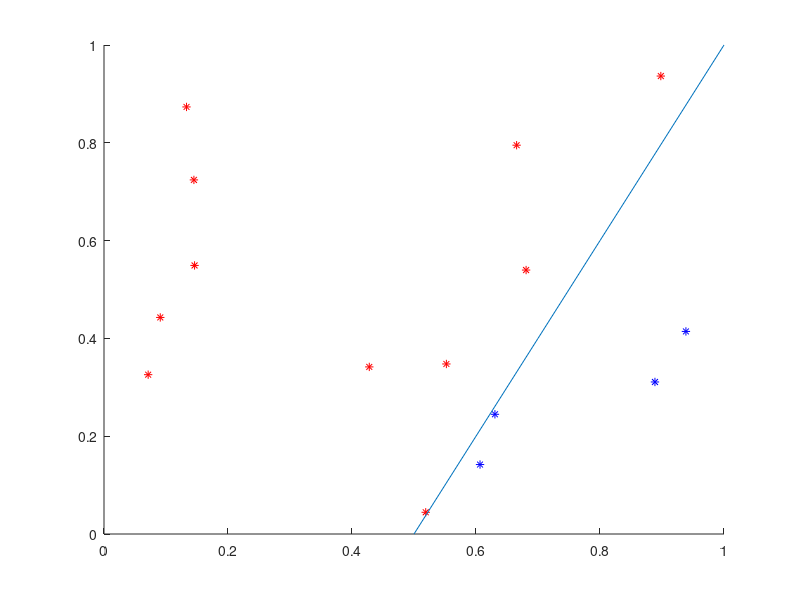

This chart was generated by the following MATLAB code:
x = rand([15 2]);
y = zeros(15, 1);
for i = 1:15
    y(i) = sign([2 -1]* x(i,:)' - 1);
end
lx = 0.5:0.1:1;
ly = 2.*lx-1;

figure
hold on
plot(x(y==1,1), x(y==1,2),'b*')
plot(x(y==-1,1), x(y==-1,2),'r*')
plot(lx,ly)
hold off
